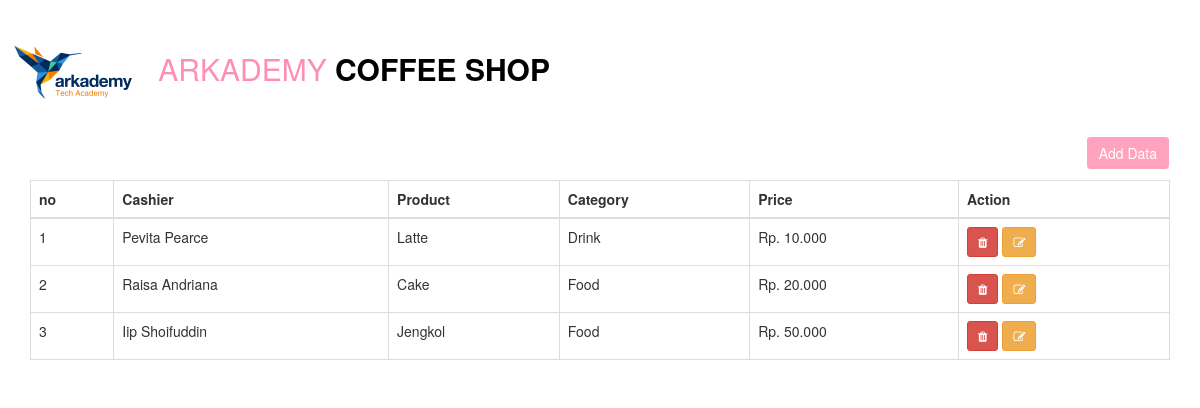
/Poin_C/index.php, run on the app's committed database.
### tables this page shows
CREATE TABLE `tb_product` (
  `id` int(11) NOT NULL,
  `name` varchar(50) NOT NULL,
  `price` int(10) NOT NULL,
  `id_category` int(10) NOT NULL,
  `id_cashier` int(10) NOT NULL
);

CREATE TABLE `tb_cashier` (
  `id` int(11) NOT NULL,
  `name` varchar(50) NOT NULL
);

CREATE TABLE `tb_category` (
  `id` int(11) NOT NULL,
  `name` varchar(20) NOT NULL
);

### Poin_C/index.php (the view, shortened to what this page needs)
<!doctype html>
<html lang="en">
<head>
<link href="css/bootstrap.css" rel="stylesheet">
<link href="css/my.css" rel="stylesheet">
<link rel="stylesheet" href="https://cdnjs.cloudflare.com/ajax/libs/font-awesome/4.7.0/css/font-awesome.min.css">
</head>
<body>
    <div class="page-title">
        <div class="row">
            <div class="col-sm-6">
                <h2 style="color: #FF8FB2; font: bold;"><img src="logo/logo.png"> ARKADEMY <b style="color: black">COFFEE SHOP</b></h2>
            </div>
        </div>
    </div>
<div class="container">
  <p align="right"><a href="#" class="btn btn-success" data-target="#ModalAdd" data-toggle="modal">Add Data</a></p>
<table id="mytable" class="table table-bordered">
    <thead>
      <th>no</th>
      <th>Cashier</th>
      <th>Product</th>
      <th>Category</th>
      <th>Price</th>
      <th>Action</th>
    </thead>
<?php
  include "koneksi.php";
  $no = 0;
  $sql="SELECT tb_cashier.name, tb_product.name, tb_category.name, tb_product.price,tb_product.id FROM tb_product LEFT JOIN (tb_category, tb_cashier) ON (tb_category.id=tb_product.id_category AND tb_cashier.id=tb_product.id_cashier) WHERE 1";
  $modal=mysqli_query($koneksi,$sql);
  while($r=mysqli_fetch_array($modal)){
  $no++;
?>
  <tr>
      <td><?php echo $no ?></td>
      <td><?php echo $r[0] ?></td>
      <td><?php echo $r[1] ?></td>
      <td><?php echo $r[2] ?></td>
      <td>Rp. <?php echo number_format($r[3],0,',','.') ?></td>
      <td>
         <a href="#" onclick="confirm_modal('proses_delete.php?modal_id=<?php echo  $r[4]; ?>&&nama=<?php echo $r[1] ?>');"><button class="btn btn-danger btn-sm"><i class="fa fa-trash" aria-hidden="true"></i></button></a>
          <a href="#" class='open_modal' id='<?php echo  $r[4]; ?>'>
         <button class="btn btn-warning btn-sm"><i class="fa fa-pencil-square-o" aria-hidden="true"></i></button>
         </a>
      </td>
  </tr>
<?php
}
?>
</table>
</div>
<?php
  if(!empty($_GET['msg']) && $_GET['msg']==1)
  {
?>
<script type="text/javascript">
  swal("Menu  <?php echo $_GET['nama']; ?> Berhasil ditambahkan", "Klik OK", "success");
</script>
<?php
}
elseif(!empty($_GET['msg']) && $_GET['msg']==2)
{
?>
<script type="text/javascript">
  swal("Menu  <?php echo $_GET['nama']; ?> Berhasil diubah", "Klik OK", "success");
</script>
<?php
}
elseif(!empty($_GET['msg']) && $_GET['msg']==3)
{
?>
<script type="text/javascript">
  swal("Menu  <?php echo $_GET['nama']; ?> Berhasil dihapus", "Klik OK", "success");
</script>
<?php
}
else
{
  return 0;
}
?>

### Poin_C/css/my.css (style rules this page uses)
.btn-success { color: #fff; background-color: #FFA3BF; border-color: #FFFFFF; }

### data on the page
tb_product: id_cashier.name "Pevita Pearce", name "Latte", id_category.name "Drink", price "10.000"
tb_product: id_cashier.name "Raisa Andriana", name "Cake", id_category.name "Food", price "20.000"
tb_product: id_cashier.name "Iip Shoifuddin", name "Jengkol", id_category.name "Food", price "50.000"
